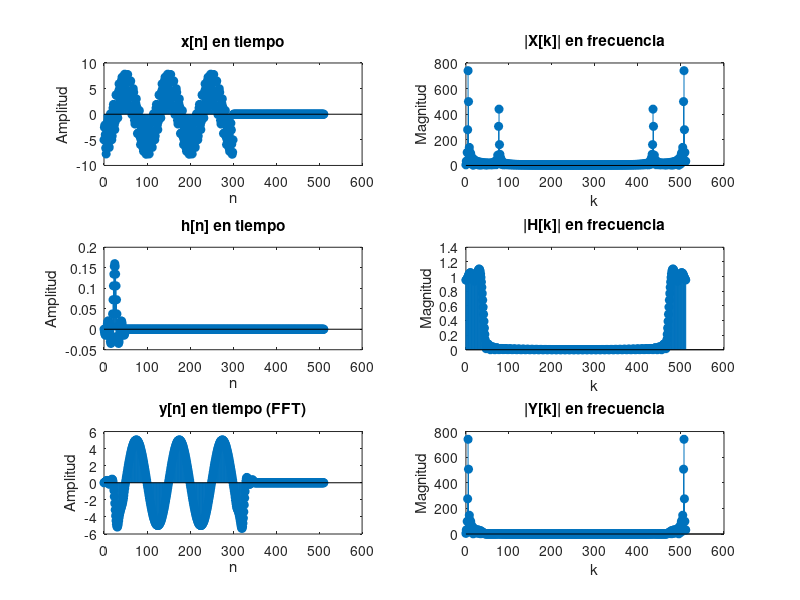

This figure's MATLAB source: (Note: this script raises an error after producing the figure.)
% Ejercicio 3 - Convolución mediante la FFT en Octave

% Parámetros
Fs = 1 / 0.0001; % Frecuencia de muestreo (10 kHz)
Nx = 301; % Número de muestras para x[n]
Nh = 51;  % Número de muestras para h[n] (impar para centrar)
Fc = 800; % Frecuencia de corte

% Vector de tiempo
dt = 1 / Fs; % Intervalo de muestreo
n_x = 0:(Nx-1); % Vector de índices para x[n]
n_h = -(Nh-1)/2:(Nh-1)/2; % Vector de índices centrado para h[n]

% Definición de la señal x[n] (muestras de la señal analógica)
x = -5 * cos(2 * pi * 100 * n_x * dt) + 3 * sin(2 * pi * 1500 * n_x * dt);

% Definición de la respuesta al impulso h[n]
h = 2 * Fc * dt * sinc(2 * Fc * dt * n_h);

% Redimensionamos x y h para que tengan longitud N = 512 (potencia de 2)
N = 512;
x_padded = [x, zeros(1, N - length(x))];
h_padded = [h, zeros(1, N - length(h))];

% Convolución mediante FFT
X = fft(x_padded);
H = fft(h_padded);
Y = X .* H; % Multiplicación en el dominio de la frecuencia
y_fft = ifft(Y); % Transformada inversa para obtener y[n]

% Gráficos
figure;

% Primer columna: señales en el dominio del tiempo
subplot(3, 2, 1);
stem(0:N-1, x_padded, 'filled'); title('x[n] en tiempo'); xlabel('n'); ylabel('Amplitud');

subplot(3, 2, 3);
stem(0:N-1, h_padded, 'filled'); title('h[n] en tiempo'); xlabel('n'); ylabel('Amplitud');

subplot(3, 2, 5);
stem(0:N-1, y_fft, 'filled'); title('y[n] en tiempo (FFT)'); xlabel('n'); ylabel('Amplitud');

% Segunda columna: Magnitud en el dominio de la frecuencia
subplot(3, 2, 2);
stem(0:N-1, abs(X), 'filled'); title('|X[k]| en frecuencia'); xlabel('k'); ylabel('Magnitud');

subplot(3, 2, 4);
stem(0:N-1, abs(H), 'filled'); title('|H[k]| en frecuencia'); xlabel('k'); ylabel('Magnitud');

subplot(3, 2, 6);
stem(0:N-1, abs(Y), 'filled'); title('|Y[k]| en frecuencia'); xlabel('k'); ylabel('Magnitud');

% Mostrar los gráficos
sgtitle('Resultados del Ejercicio 3 - Convolución usando FFT');
